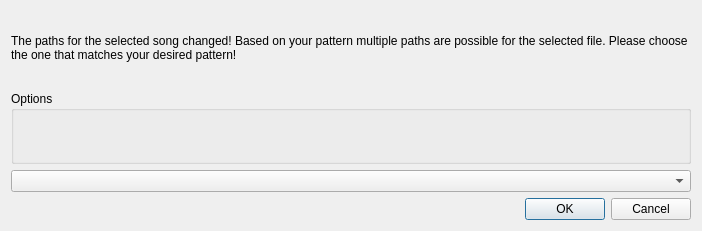
<?xml version="1.0" encoding="UTF-8"?>
<ui version="4.0">
 <class>PathInstanceSelector</class>
 <widget class="QDialog" name="PathInstanceSelector">
  <property name="geometry">
   <rect>
    <x>0</x>
    <y>0</y>
    <width>702</width>
    <height>231</height>
   </rect>
  </property>
  <property name="windowTitle">
   <string>Dialog</string>
  </property>
  <layout class="QVBoxLayout" name="verticalLayout">
   <item>
    <widget class="QLabel" name="label">
     <property name="text">
      <string>The paths for the selected song changed! Based on your pattern multiple paths are possible for the selected file. Please choose the one that matches your desired pattern!</string>
     </property>
     <property name="wordWrap">
      <bool>true</bool>
     </property>
    </widget>
   </item>
   <item>
    <widget class="QGroupBox" name="groupBox">
     <property name="title">
      <string>Options</string>
     </property>
     <layout class="QVBoxLayout" name="verticalLayout_3">
      <item>
       <layout class="QVBoxLayout" name="fewChoices"/>
      </item>
     </layout>
    </widget>
   </item>
   <item>
    <widget class="QComboBox" name="manyChoices"/>
   </item>
   <item>
    <widget class="QDialogButtonBox" name="buttonBox">
     <property name="orientation">
      <enum>Qt::Horizontal</enum>
     </property>
     <property name="standardButtons">
      <set>QDialogButtonBox::Cancel|QDialogButtonBox::Ok</set>
     </property>
    </widget>
   </item>
  </layout>
 </widget>
 <resources/>
 <connections>
  <connection>
   <sender>buttonBox</sender>
   <signal>accepted()</signal>
   <receiver>PathInstanceSelector</receiver>
   <slot>accept()</slot>
   <hints>
    <hint type="sourcelabel">
     <x>248</x>
     <y>254</y>
    </hint>
    <hint type="destinationlabel">
     <x>157</x>
     <y>274</y>
    </hint>
   </hints>
  </connection>
  <connection>
   <sender>buttonBox</sender>
   <signal>rejected()</signal>
   <receiver>PathInstanceSelector</receiver>
   <slot>reject()</slot>
   <hints>
    <hint type="sourcelabel">
     <x>316</x>
     <y>260</y>
    </hint>
    <hint type="destinationlabel">
     <x>286</x>
     <y>274</y>
    </hint>
   </hints>
  </connection>
 </connections>
</ui>
